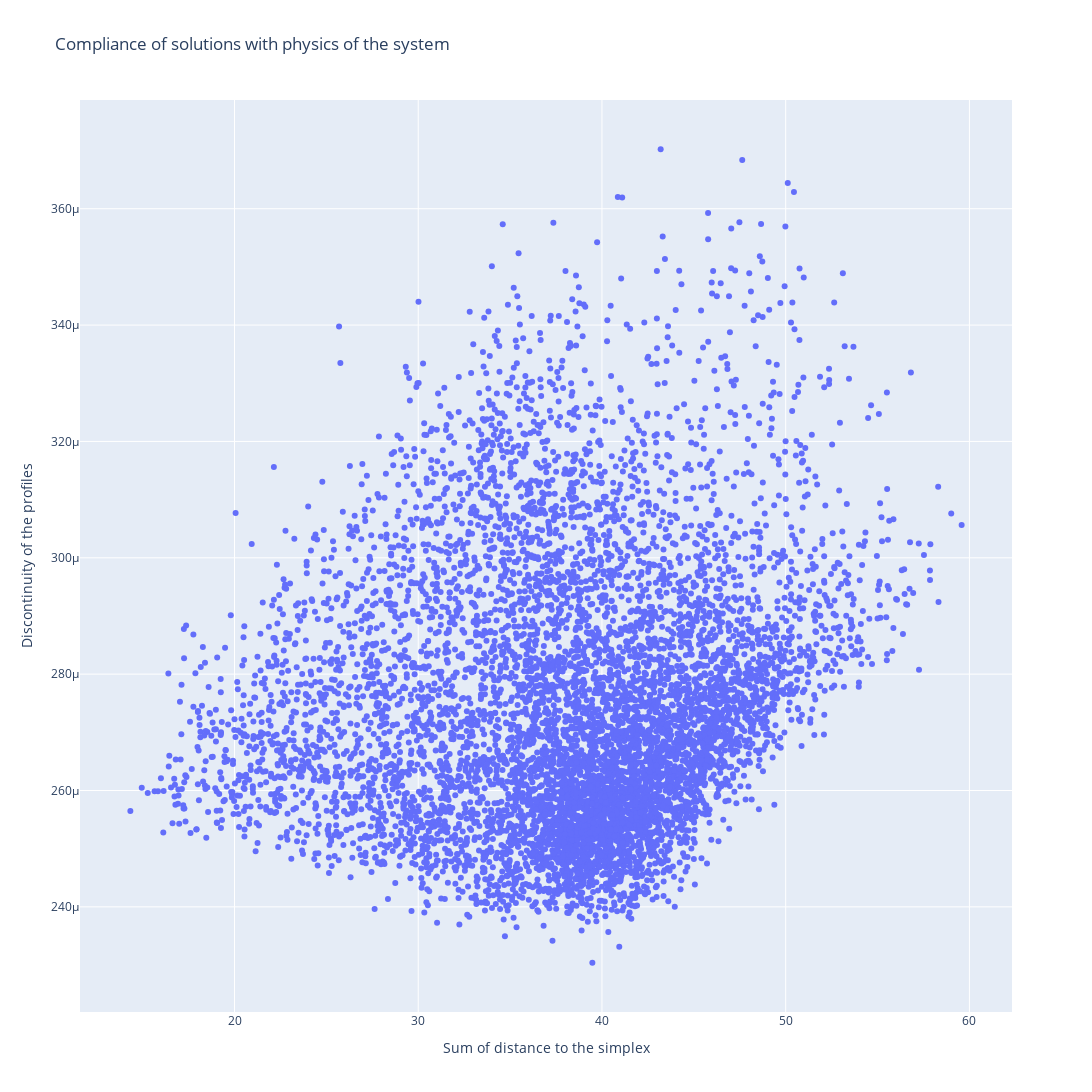

Notebook source saved alongside this figure:
### Markdown cell above
### Scatterplot of the value of the two constraints

### Code cell
import plotly.graph_objects as go

# Create a scatter plot
fig = go.Figure(
    data=go.Scatter(
        x=W_sum_dist_simplex,
        y=H_discontinuity,
        mode='markers',
        hoverinfo='text',
        text=[f'Index: {i}' for i in range(len(W_sum_dist_simplex))]
        )
    )

# Add labels and title
fig.update_layout(
    xaxis_title='Sum of distance to the simplex',
    yaxis_title='Discontinuity of the profiles',
    title='Compliance of solutions with physics of the system',
    height=1500,
    width=1500
)

# # Show the plot
# fig.show()

### Figure 1 — Plotly figure (JSON) as saved in the notebook; plotly's stock layout.template omitted (floating-point values rounded to 4 significant figures; data arrays with more than 128 entries replaced by an {"elided": "..."} marker saying what was removed)
{"data": [{"hoverinfo": "text", "mode": "markers", "text": {"elided": "7919 str values"}, "type": "scatter", "x": {"elided": "7919 float values"}, "y": {"elided": "7919 float values"}}], "layout": {"height": 1500, "title": {"text": "Compliance of solutions with physics of the system"}, "width": 1500, "xaxis": {"title": {"text": "Sum of distance to the simplex"}}, "yaxis": {"title": {"text": "Discontinuity of the profiles"}}}}
